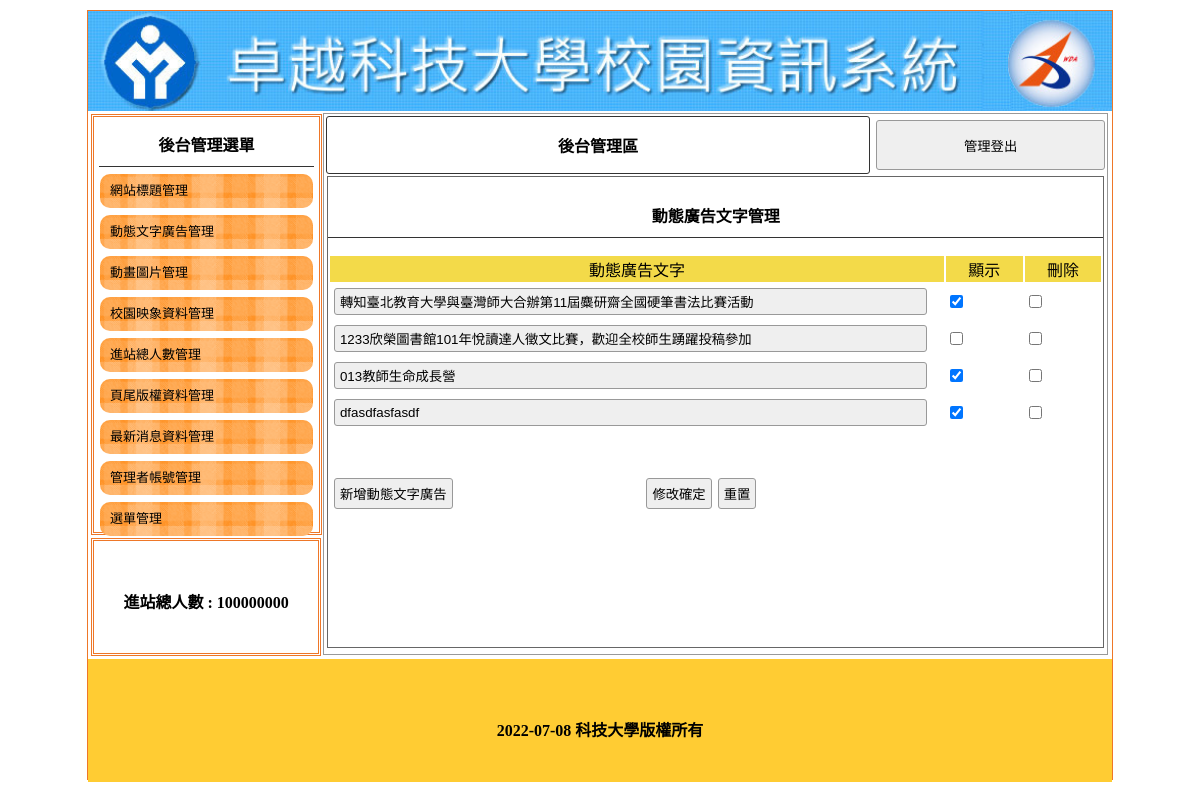
/back.php?do=ad, run on the app's committed database.
### tables this page shows
CREATE TABLE `title` (
  `id` int(11) UNSIGNED NOT NULL,
  `img` varchar(128) NOT NULL,
  `text` varchar(128) NOT NULL,
  `sh` int(1) UNSIGNED NOT NULL
);

CREATE TABLE `total` (
  `id` int(11) UNSIGNED NOT NULL,
  `total` int(11) UNSIGNED NOT NULL
);

CREATE TABLE `ad` (
  `id` int(11) UNSIGNED NOT NULL,
  `text` varchar(128) NOT NULL,
  `sh` int(1) UNSIGNED NOT NULL
);

CREATE TABLE `bottom` (
  `id` int(11) UNSIGNED NOT NULL,
  `bottom` varchar(64) NOT NULL
);

### base.php (called while the page is built, shortened)
<?php
class DB
{
  protected $dsn="mysql:host=localhost;charset=utf8;dbname=db15";
  protected $user='root';
  protected $pw='';
  public $table;
  protected $pdo;
  public function __construct($table)
  {
    $this->table=$table;
    $this->pdo=new PDO($this->dsn,$this->user,$this->pw);
  }
  public function all(...$arg){
    $sql="select * from $this->table ";
    return $this->pdo->query($sql)->fetchAll(PDO::FETCH_ASSOC);
  }
  public function find($id){
    $sql="select * from $this->table ";
      if(is_array($id)){
        foreach($id as $key => $value){
          $tmp[]="`$key`='$value'";
        }
        $sql .= " WHERE " . join(" AND ", $tmp);
      }else{
        $sql .= "WHERE `id` = '$id' ";
      }
    return $this->pdo->query($sql)->fetch(PDO::FETCH_ASSOC);
  }
}
class Str{
  public function __construct($table)
  {
    $this->table=$table;
    switch($table){
      case 'ad':
        $this->header="動態廣告文字管理";
        $this->tdHead=["動態廣告文字"];
        $this->addBtn="新增動態文字廣告";
      break;
    }
  }
}
$Bot=new DB('bottom');
$Total=new DB('total');
$Title=new DB('title');
if(isset($do)){
  $Str=new Str($do);
}
?>

### back/ad.php (the view, shortened to what this page needs)
<div style="width:99%; height:87%; margin:auto; overflow:auto; border:#666 1px solid;">
    <p class="t cent botli"><?=$Str->header;?></p>
    <form method="post" action="./api/edit.php">
        <table width="100%">
            <tbody>
                <tr class="yel">
                    <td width="80%"><?=$Str->tdHead[0];?></td>
                    <td width="10%">顯示</td>
                    <td>刪除</td>
                </tr>
                <?php
                    $rows=$DB->all();
                    foreach($rows as $row){
                ?>
                <tr>
                    <td>
                        <input type="text" name="text[]" value="<?=$row['text'];?>" style="width:95%">
                    </td>
                    <td>
                        <input type="checkbox" name="sh[]" value="<?=$row['id'];?>" <?=($row['sh']==1)?'checked':'';?>>
                    </td>
                    <td>
                        <input type="checkbox" name="del[]" value="<?=$row['id'];?>">
                    </td>
                </tr>
                <?php
                    }
                ?>
            </tbody>
        </table>
        <table style="margin-top:40px; width:70%;">
            <tbody>
                <tr>
                    <td width="200px"><input type="button" onclick="op('#cover','#cvr','./modal/<?=$Str->table;?>.php?do=<?=$Str->table;?>')" value="<?=$Str->addBtn;?>"></td>
                    <td class="cent"><input type="submit" value="修改確定"><input type="reset" value="重置"></td>
                </tr>
            </tbody>
        </table>
    </form>
</div>

### back.php (shortened to what this page needs)
<?php
	$do=$_GET['do']??'title';
	include "base.php";
	$DB=new DB($do);
?>
<!DOCTYPE html PUBLIC "-//W3C//DTD XHTML 1.0 Transitional//EN" "http://www.w3.org/TR/xhtml1/DTD/xhtml1-transitional.dtd">
<html xmlns="http://www.w3.org/1999/xhtml">
<head>
	<link href="./css/css.css" rel="stylesheet" type="text/css">
</head>
<body>
	<div id="main">
	<?php include "header.php"; ?>
		<div id="ms">
			<div id="lf" style="float:left;">
				<div id="menuput" class="dbor">
					<span class="t botli">後台管理選單</span>
					<a style="color:#000; font-size:13px; text-decoration:none;" href="?do=title">
						<div class="mainmu">網站標題管理 </div>
					</a>
					<a style="color:#000; font-size:13px; text-decoration:none;" href="?do=ad">
						<div class="mainmu">動態文字廣告管理 </div>
					</a>
					<a style="color:#000; font-size:13px; text-decoration:none;" href="?do=mvim">
						<div class="mainmu">動畫圖片管理 </div>
					</a>
					<a style="color:#000; font-size:13px; text-decoration:none;" href="?do=image">
						<div class="mainmu">校園映象資料管理 </div>
					</a>
					<a style="color:#000; font-size:13px; text-decoration:none;" href="?do=total">
						<div class="mainmu">進站總人數管理 </div>
					</a>
					<a style="color:#000; font-size:13px; text-decoration:none;" href="?do=bottom">
						<div class="mainmu">頁尾版權資料管理 </div>
					</a>
					<a style="color:#000; font-size:13px; text-decoration:none;" href="?do=news">
						<div class="mainmu">最新消息資料管理 </div>
					</a>
					<a style="color:#000; font-size:13px; text-decoration:none;" href="?do=admin">
						<div class="mainmu">管理者帳號管理 </div>
					</a>
					<a style="color:#000; font-size:13px; text-decoration:none;" href="?do=menu">
						<div class="mainmu">選單管理 </div>
					</a>
				</div>
				<div class="dbor" style="margin:3px; width:95%; height:20%; line-height:100px;">
					<span class="t">進站總人數 :
					<?=$Total->find(1)['total'];?>
					</span>
				</div>
			</div>
			<div class="di" style="height:540px; border:#999 1px solid; width:76.5%; margin:2px 0px 0px 0px; float:left; position:relative; left:20px;">
				<table width="100%">
					<tbody>
						<tr>
							<td style="width:70%;font-weight:800; border:#333 1px solid; border-radius:3px;" class="cent"><a href="?do=admin" style="color:#000; text-decoration:none;">後台管理區</a></td>
							<td><button onclick="document.cookie=&#39;user=&#39;;location.replace(&#39;?&#39;)" style="width:99%; margin-right:2px; height:50px;">管理登出</button></td>
						</tr>
					</tbody>
				</table>
				<?php
			$file="./back/".$do.".php";
			if(file_exists($file)){
				include $file;
			}else{
				include "./back/title.php";
			}
			?>
			</div>
		</div>
		<?php include "footer.php";?>
	</div>
</body>
</html>

### header.php
<a title="<?= $Title->find(['sh' => 1])['text']; ?>" href="./index.php">
  <div class="ti"
  style="background:url(&#39;img/<?= $Title->find(['sh' => 1])['img']; ?>&#39;); background-size:cover;">
  </div>
</a>

### footer.php
<div style="width:1024px; left:0px; position:relative; background:#FC3; margin-top:4px; height:123px; display:block;">
  <span class="t" style="line-height:123px;">
		<?=$Bot->find(1)['bottom'];?>
	</span>
</div>

### css/css.css (style rules this page uses)
body { padding:0px; margin:0px; }
#main { width:1024px; height:768px; margin:10px auto 10px auto; border:#EE7728 1px solid; position:relative; }
.ti { width:100%; height:100px; position:relative; background-size:cover; background-repeat:no-repeat; }
.dbor { border:#EE7728 double 3px; margin:1px; padding:2px 10px 2px 10px; }
.t { font-weight:800; display:block; text-align:center; padding:10px 1px 10px 1px; }
.botli { border-bottom:#333 1px solid; }
.mainmu { position:relative; border-radius:10px; background:url(../icon/menu.fw.png) center no-repeat; background-size:cover; line-height:30px; padding:2px 10px 2px 10px; margin:7px 1px 7px 1px; }
#lf { height:540px; width:21%; display:inline-block; }
#menuput { width:100%; height:75%; position:relative; padding:5px; display:block; margin: 3px; }
.di { display:inline-block; }
.cent { text-align:center; }
input,button { border:#999 1px solid; border-radius:3px; background:#EFEFEF; padding:5px; margin:3px; }
input[type=text],input[type=password] { width:150px; }
.yel td { background:#F3DA49; text-align:center; }

### data on the page
title: img (picture)
total: total "100000000"
ad: text "轉知臺北教育大學與臺灣師大合辦第11屆麋研齋全國硬筆書法比賽活動", sh "☑"
ad: text "1233欣榮圖書館101年悅讀達人徵文比賽，歡迎全校師生踴躍投稿參加"
ad: text "013教師生命成長營", sh "☑"
ad: text "dfasdfasfasdf", sh "☑"
bottom: bottom "2022-07-08 科技大學版權所有"

### other printed values
$Str->header "動態廣告文字管理"
$Str->tdHead[0] "動態廣告文字"
